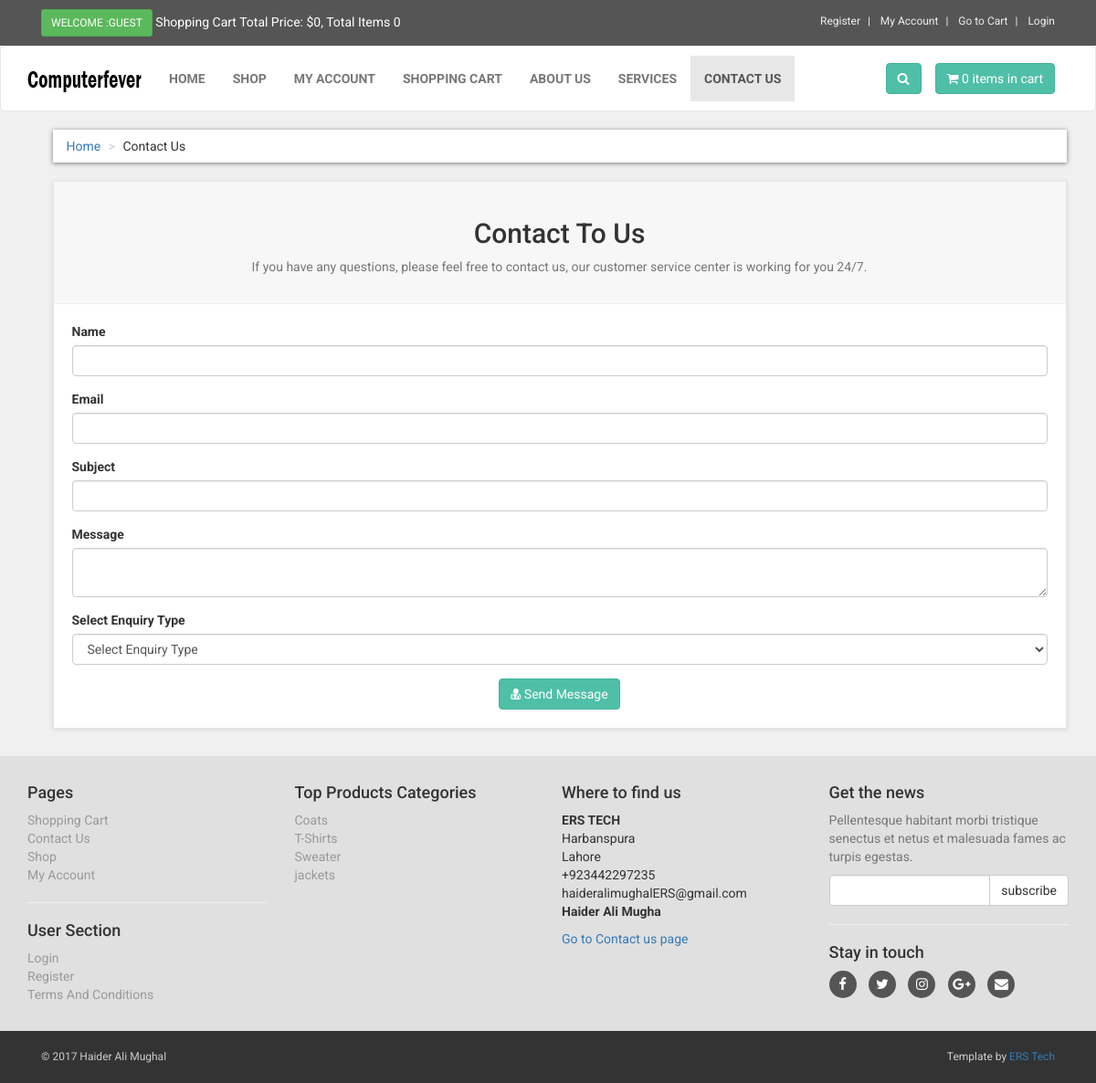
The page /contact.php on the database its author committed.
### tables this page shows
CREATE TABLE IF NOT EXISTS `contact_us` (
  `contact_id` int(10) NOT NULL,
  `contact_email` text NOT NULL,
  `contact_heading` text NOT NULL,
  `contact_desc` text NOT NULL
);

CREATE TABLE IF NOT EXISTS `product_categories` (
  `p_cat_id` int(10) NOT NULL,
  `p_cat_title` text NOT NULL,
  `p_cat_top` text NOT NULL,
  `p_cat_image` text NOT NULL
);

### contact.php (the view, shortened to what this page needs)
<?php
include("includes/db.php");
include("functions/functions.php");
?>
<!DOCTYPE html>
<html>
<head>
<link href="styles/bootstrap.min.css" rel="stylesheet">
<link href="styles/style.css" rel="stylesheet">
<link href="font-awesome/css/font-awesome.min.css" rel="stylesheet">
</head>
<body>
<div id="top">
<div class="container">
<div class="col-md-6 offer">
<a href="#" class="btn btn-success btn-sm" >
<?php
if(!isset($_SESSION['customer_email'])){
echo "Welcome :Guest";
}else{
echo "Welcome : " . $_SESSION['customer_email'] . "";
}
?>
</a>
<a href="#">
Shopping Cart Total Price: <?php total_price(); ?>, Total Items <?php items(); ?>
</a>
</div>
<div class="col-md-6">
<ul class="menu">
<li>
<a href="customer_register.php">
Register
</a>
</li>
<li>
<?php
if(!isset($_SESSION['customer_email'])){
echo "<a href='checkout.php' >My Account</a>";
}
else{
echo "<a href='customer/my_account.php?my_orders'>My Account</a>";
}
?>
</li>
<li>
<a href="cart.php">
Go to Cart
</a>
</li>
<li>
<?php
if(!isset($_SESSION['customer_email'])){
echo "<a href='checkout.php'> Login </a>";
}else {
echo "<a href='logout.php'> Logout </a>";
}
?>
</li>
</ul>
</div>
</div>
</div>
<div class="navbar navbar-default" id="navbar">
<div class="container" >
<div class="navbar-header">
<a class="navbar-brand home" href="index.php" >
<img src="images/logo.png" alt="computerfever logo" class="hidden-xs" >
</a>
</div>
<div class="navbar-collapse collapse" id="navigation" >
<div class="padding-nav" >
<ul class="nav navbar-nav navbar-left">
<li>
<a href="index.php"> Home </a>
</li>
<li>
<a href="shop.php"> Shop </a>
</li>
<li>
<?php
if(!isset($_SESSION['customer_email'])){
echo "<a href='checkout.php' >My Account</a>";
}
else{
echo "<a href='customer/my_account.php?my_orders'>My Account</a>";
}
?>
</li>
<li>
<a href="cart.php"> Shopping Cart </a>
</li>
<li>
<a href="about.php"> About Us </a>
</li>
<li>
<a href="services.php"> Services </a>
</li>
<li class="active" >
<a href="contact.php"> Contact Us </a>
</li>
</ul>
</div>
<a class="btn btn-primary navbar-btn right" href="cart.php">
<i class="fa fa-shopping-cart"></i>
<span> <?php items(); ?> items in cart </span>
</a>
<div class="navbar-collapse collapse right">
<button class="btn navbar-btn btn-primary" type="button" data-toggle="collapse" data-target="#search">
<i class="fa fa-search"></i>
</button>
</div>
</div>
</div>
</div>
<div id="content" >
<div class="container" >
<div class="col-md-12" >
<ul class="breadcrumb" >
<li>
<a href="index.php">Home</a>
</li>
<li>Contact Us</li>
</ul>
</div>
<div class="col-md-12" >
<div class="box" >
<div class="box-header" >
<center>
<?php
$get_contact_us = "select * from contact_us";
$run_conatct_us = mysqli_query($con,$get_contact_us);
$row_conatct_us = mysqli_fetch_array($run_conatct_us);
$contact_heading = $row_conatct_us['contact_heading'];
$contact_desc = $row_conatct_us['contact_desc'];
?>
<h2> <?php echo $contact_heading; ?> </h2>
<p class="text-muted" >
<?php echo $contact_desc; ?>
</p>
</center>
</div>
<form action="contact.php" method="post" >
<div class="form-group" >
<label>Name</label>
<input type="text" class="form-control" name="name" required>
</div>
<div class="form-group">
<label>Email</label>
<input type="text" class="form-control" name="email" required>
</div>
<div class="form-group">
<label> Subject </label>
<input type="text" class="form-control" name="subject" required>
</div>
<div class="form-group">
<label> Message </label>
<textarea class="form-control" name="message"> </textarea>
</div>
<div class="form-group">
<label> Select Enquiry Type </label>
<select name="enquiry_type" class="form-control">
<option> Select Enquiry Type </option>
</select>
</div>
<div class="text-center">
<button type="submit" name="submit" class="btn btn-primary">
<i class="fa fa-user-md"></i> Send Message
</button>
</div>
</form>
</div>
</div>
</div>
</div>
<?php
include("includes/footer.php");
?>
</body>
</html>

### includes/footer.php (shortened to what this page needs)
<div id="footer">
<div class="container">
<div class="row" >
<div class="col-md-3 col-sm-6" >
<h4>Pages</h4>
<ul>
<li><a href="cart.php">Shopping Cart</a></li>
<li><a href="contact.php">Contact Us</a></li>
<li><a href="shop.php">Shop</a></li>
<li>
<?php
if(!isset($_SESSION['customer_email'])){
echo "<a href='checkout.php' >My Account</a>";
}
else{
echo "<a href='customer/my_account.php?my_orders'>My Account</a>";
}
?>
</li>
</ul>
<hr>
<h4>User Section</h4>
<ul>
<li>
<?php
if(!isset($_SESSION['customer_email'])){
echo "<a href='checkout.php' >Login</a>";
}
else{
echo "<a href='customer/my_account.php?my_orders'>My Account</a>";
}
?>
</li>
<li><a href="customer_register.php">Register</a></li>
<li><a href="terms.php">Terms And Conditions </a></li>
</ul>
</div>
<div class="col-md-3 col-sm-6">
<h4> Top Products Categories </h4>
<ul>
<?php
$get_p_cats = "select * from product_categories";
$run_p_cats = mysqli_query($con,$get_p_cats);
while($row_p_cats = mysqli_fetch_array($run_p_cats)){
$p_cat_id = $row_p_cats['p_cat_id'];
$p_cat_title = $row_p_cats['p_cat_title'];
echo "<li> <a href='shop.php?p_cat=$p_cat_id'> $p_cat_title </a> </li>";
}
?>
</ul>
</div>
<div class="col-md-3 col-sm-6">
<h4>Where to find us</h4>
<p>
<strong>ERS TECH</strong>
<br>Harbanspura
<br>Lahore
<br>+923442297235
<br>haideralimughalERS@gmail.com
<br>
<strong>Haider Ali Mugha</strong>
</p>
<a href="contact.php">Go to Contact us page</a>
</div>
<div class="col-md-3 col-sm-6">
<h4>Get the news</h4>
<p class="text-muted">
Pellentesque habitant morbi tristique senectus et netus et malesuada fames ac turpis egestas.
</p>
<form action="https://feedburner.google.com/fb/a/mailverify" method="post" target="popupwindow" onsubmit="window.open('https://feedburner.google.com/fb/a/mailverify?uri=computerfever', 'popupwindow', 'scrollbars=yes,width=550,height=520');return true">
<div class="input-group">
<input type="text" class="form-control" name="email">
<span class="input-group-btn">
<input type="submit" value="subscribe" class="btn btn-default">
</span>
</div>
</form>
<hr>
<h4> Stay in touch </h4>
<p class="social">
<a href="https://web.facebook.com/ERSTechnology/"><i class="fa fa-facebook"></i></a>
<a href="#"><i class="fa fa-twitter"></i></a>
<a href="#"><i class="fa fa-instagram"></i></a>
<a href="#"><i class="fa fa-google-plus"></i></a>
<a href="#"><i class="fa fa-envelope"></i></a>
</p>
</div>
</div>
</div>
</div>
<div id="copyright">
<div class="container" >
<div class="col-md-6" >
<p class="pull-left"> &copy; 2017 Haider Ali Mughal</p>
</div>
<div class="col-md-6" >
<p class="pull-right" >
Template by <a href="http://www.erstechno.com" >ERS Tech</a>
</p>
</div>
</div>
</div>

### styles/style.css (style rules this page uses)
body { font-family: "Roboto", Helvetica, Arial, sans-serif; font-size: 14px; line-height: 1.42857143; color: #333333; background-color: #f0f0f0; overflow-x: hidden; }
#top { background: #555555; padding: 10px 0; }
#top .offer { color: #fff; }
#top .offer .btn { text-transform: uppercase; }
#top a { color: #fff; }
#top ul.menu { padding-top: 5px; margin: 0; text-align: right; font-size: 12px; list-style: none; }
#top ul.menu > li { display: inline-block; }
#top ul.menu > li a { color: #eeeeee; }
#top ul.menu > li + li:before { content: "|\00a0"; padding: 0 5px; color: #f7f7f7; }
.navbar { background:white; }
.navbar-collapse .right { float:right; }
.navbar-brand { float:left; padding: 10px 15px; font-size:18px; line-height:20px; height:70px; }
.navbar ul.nav > li > a { text-transform:uppercase; font-weight:bold; font-size:14px; }
.padding-nav { padding-top:10px; }
.btn-primary { color:rgb(255, 255, 255); background-color:rgb(79, 191, 168); border-color:rgb(65, 179, 156); }
.box { background: #fff; margin: 0 0 30px; border: solid 1px #e6e6e6; box-sizing: border-box; padding:20px; box-shadow: 0 1px 5px rgba(0, 0, 0, 0.1); }
#content { padding-left:25px; }
.breadcrumb { padding: 8px 15px; margin-bottom:20px; background-color: #ffffff; border-radius: 0; box-shadow: 0 1px 5px rgba(0, 0, 0, 0.5); }
.breadcrumb > li + li:before { content: ">\00a0"; color:#cccccc; }
.box .box-header { background:#f7f7f7; margin:-20px -20px 20px; padding:20px; border-bottom: solid 1px #eeeeee; }
#footer { background: #e0e0e0; padding: 20px 0; }
#footer ul { padding-left: 0; list-style: none; }
#footer ul a { color:#999999; padding: 20px 0; }
#footer .social { text-align: left; }
#footer .social a { margin: 0 10px 0 0; color: #fff; display: inline-block; width: 30px; height: 30px; border-radius: 15px; line-height: 30px; font-size: 15px; text-align: center; transition: all 0.2s ease-out; vertical-align: bottom; background-color:#555555; }
#copyright { background:#333; color:#ccc; padding:20px 0; font-size:12px; }
#copyright p { margin: 0; }

### rows shown on the page
contact_us: contact_heading "Contact To Us", contact_desc "If you have any questions, please feel free to contact us, our customer service center is working for you 24/7."
product_categories: p_cat_title "Coats"
product_categories: p_cat_title "T-Shirts"
product_categories: p_cat_title "Sweater"
product_categories: p_cat_title "jackets"

### other values the page prints
$total "0"
$count_items "0 0"
